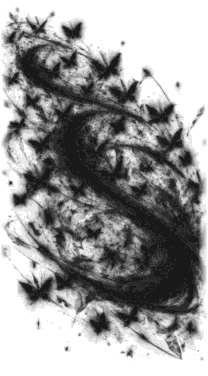
#> input picture dev/assets/seq_blueUm_25.webp, 208 x 376 px, given in place of vfx_rift_fb.webp, which was not available
$ python princess_fx.py
#> lines starting #> are read from the running program, lines starting #| are printed output that depends on the picture
"""ラナの衣装「姫騎士」用：赤黒のエフェクトを白金（聖なる光）に焼き直す。元の素材は変えず <名前>_p／別名で出す。
   使い方（dev/ で）: python3 -I tools/dev/princess_fx.py [seq|tex|sprite|all]
   色替えの式：v＝RGBの最大（明るさ）、w＝最小÷最大（白さ）。出力＝v×（金→淡い金を v で補間 → 白へ w で補間）。
     色相に関係なく効くので、赤（ラナ）も緑（シオウの斬撃）も同じ式で白金になる。灰色の岩（w≈1）はほぼそのまま。
   seq   ：seq_lanaU_NN・seq_lanaU24_NN（光・黒地）→ seq_lanaPU_NN・seq_lanaPU24_NN。抜き（…m_NN）は共有（コードの SEQ_MT）。
   tex   ：vfx_rift_fb/em/slash・vfx_quakeC_floor/air → vfx_*_p、vfx_samurai_fb → vfx_princess_fb（墨の黒は薄い琥珀に寄せて半透明に）。
   sprite：sword_princess(.webp/_smooth) の原画に焼き込まれた赤い斬撃だけを金へ（赤の強い画素だけ。肌・髪・ブーツは対象外）。
     元に戻すときは git の元版（または tools/dev/lana_princess.py --pack）へ戻してから、このスクリプトの sprite を再実行する（重ねがけ防止のため
     cardart/src_lana_princess/.sprite_gold に印を残し、印があれば何もしない）。"""
import sys, os, glob, numpy as np
from PIL import Image
AMBER=np.array([255,150,34],np.float32); PALE=np.array([255,224,150],np.float32); WHITE=np.array([255,255,255],np.float32)

def holy(rgb, boost=1.08):
    a=rgb.astype(np.float32); v=a.max(-1); mn=a.min(-1)
    w=np.where(v>1,mn/np.maximum(v,1),1.0)[...,None]; t=(v/255)[...,None]
    col=AMBER*(1-t)+PALE*t; col=col*(1-w)+WHITE*w
    return np.clip(col*(v[...,None]/255)*boost,0,255)

def save(arr,mode,path,**kw):
    Image.fromarray(arr.astype(np.uint8),mode).save(path,**kw)

def do_seq():
    for src,dst in (('lanaU','lanaPU'),('lanaU24','lanaPU24')):
        fs=sorted(glob.glob(f'assets/seq_{src}_[0-9][0-9].webp'))
        for f in fs:
            n=f[-7:-5]; a=np.asarray(Image.open(f).convert('RGB'))
            save(holy(a,1.3),'RGB',f'assets/seq_{dst}_{n}.webp',quality=82,method=6)
        print(dst,len(fs),'コマ')
#> pass 2 of the loop in do_seq, `for src,dst in (('lanaU','lanaPU'),('lanaU24','lanaPU24')):`:

def do_tex():
    for n in ('rift_fb','rift_slash','rift_em'):
        im=Image.open(f'assets/vfx_{n}.webp'); a=np.asarray(im.convert('RGBA')).astype(np.float32)
#> in do_tex, im is the input picture: PIL image 208x376 RGBA; mean R, G, B, A 0, 0, 0, 100.4
        a[...,:3]=holy(a[...,:3])
#> in holy, `a = rgb.astype(np.float32)`: a: shape (376, 208, 3) float32; every value is 0
#> in holy, `v = a.max(-1)`: v: shape (376, 208) float32; every value is 0
#> in holy, `w = np.where(v > 1, mn / np.maximum(v, 1), 1.0)[..., None]`: w: shape (376, 208, 1) float32; every value is 1
#> in holy, `col = AMBER * (1 - t) + PALE * t`:
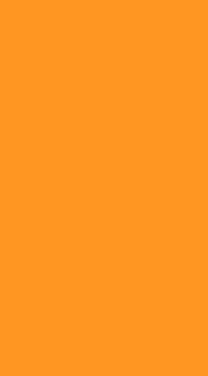
#> col: shape (376, 208, 3) float32; mean of channels 0, 1, 2 255.2, 150, 34; drawn as R, G, B
#> in holy, `col = col * (1 - w) + WHITE * w`: col: shape (376, 208, 3) float32; every value is 255
        out=a if im.mode=='RGBA' else a[...,:3]
        save(out,im.mode if im.mode in('RGBA','RGB') else 'RGBA',f'assets/vfx_{n}_p.webp',**({'quality':92} if n in ('rift_fb','rift_em') else {'lossless':True}),method=6)
#> pass 2 of the loop in do_tex, `for n in ('rift_fb','rift_slash','rift_em'):`:
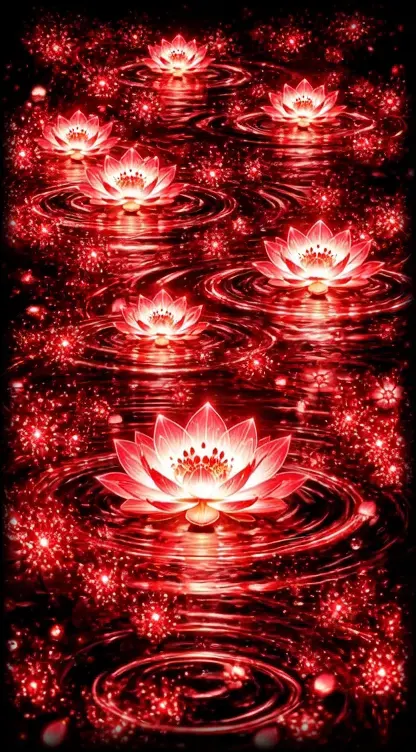
#> input picture dev/assets/seq_foxU24_55.webp, 416 x 752 px, given in place of vfx_rift_slash.webp, which was not available
#> in do_tex, im is the input picture: PIL image 416x752 RGB; mean R, G, B 120.1, 35.8, 35.8
#> v: shape (752, 416) float32
#> w: shape (752, 416, 1) float32
#> col: shape (752, 416, 3) float32
#> in holy (call 2), `col = col * (1 - w) + WHITE * w`:
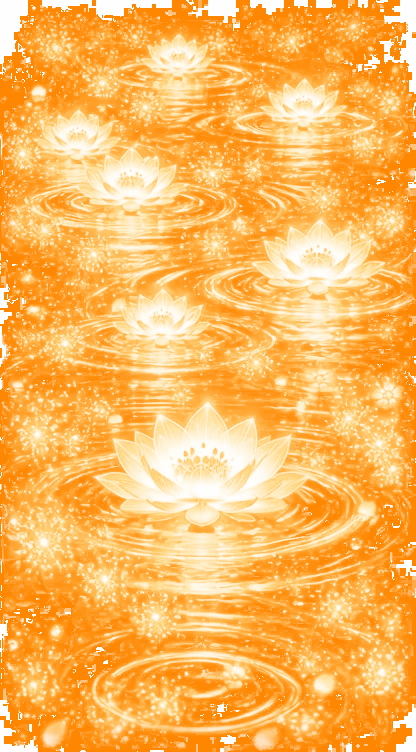
#> col: shape (752, 416, 3) float32; mean of channels 0, 1, 2 255.7, 195.8, 116.9; drawn with min black and max white
#> in holy (call 2), `return np.clip(col*(v[...,None]/255)*boost,0,255)`:
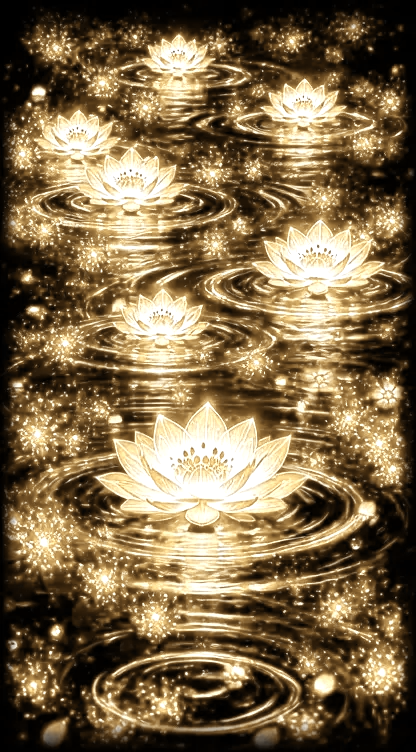
#> returned value: shape (752, 416, 3) float32; mean of channels 0, 1, 2 127.9, 107.5, 74.9; drawn as R, G, B
    for n in ('quakeC_floor','quakeC_air'):   # 大地割り（Godot C案）の赤橙の発光も白金へ。大きいので非可逆
#> (the run stopped early here; a loop or call above may not have finished)
